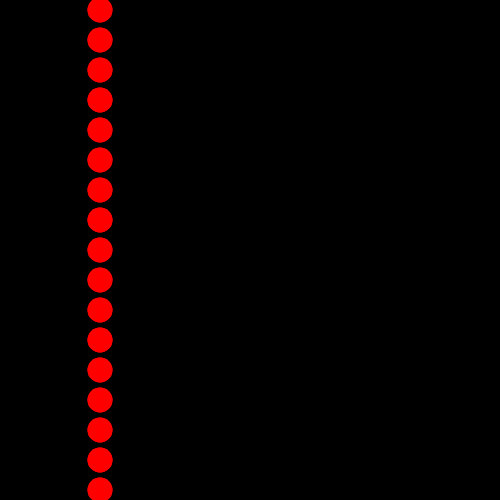
Frame 1 (no input)
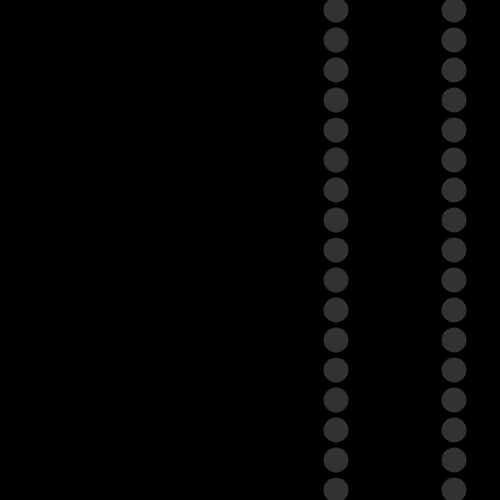
Frame 60 (no input)
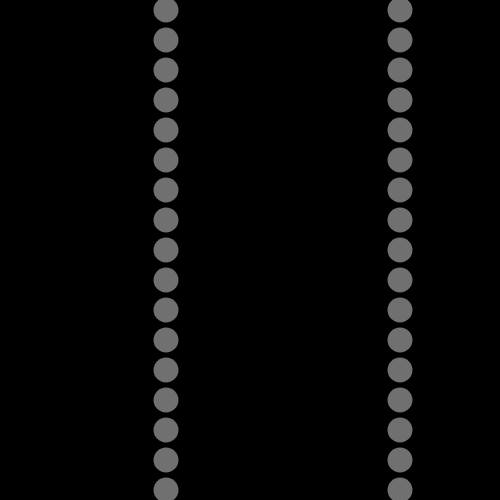
Frame 120 (the mouse pressed at the canvas centre since frame 60)

The p5.js sketch that drew these frames (run headless with seeded random() and noise() and a simulated clock; from frame 60 on, the mouse is pressed at the canvas centre):

// p5.js sketch
// ── sketch.js
let posX1 = 100;
let posX2 = 100;
let xDirection1 = 4;
let xDirection2 = 6;

function setup() {
    createCanvas(500, 500);
    noStroke();
}

function draw() {
    background(0);

    for (let i = 0; i < 17; i++) {
        let posY = 10;
        let distBetweenEllipses = dist(
            posX1,
            posY + i * 30,
            posX2,
            posY + i * 30
        );
        let c = map(distBetweenEllipses, 25, 500, 0, 255);

        fill(c);
        ellipse(posX1, posY + i * 30, 25, 25);
        ellipse(posX2, posY + i * 30, 25, 25);

        //color change when the circles touch each other
        if (dist(posX1, posY, posX2, posY) < 25) {
            fill(255, 0, 0);
            ellipse(posX1, posY + i * 30, 25, 25);
            ellipse(posX2, posY + i * 30, 25, 25);
        }
    }

    posX1 += xDirection1;
    posX2 += xDirection2;

    if (posX1 > width - 15 || posX1 < 15) {
        xDirection1 *= -1;
    }

    if (posX2 > width - 15 || posX2 < 15) {
        xDirection2 *= -1;
    }
}
